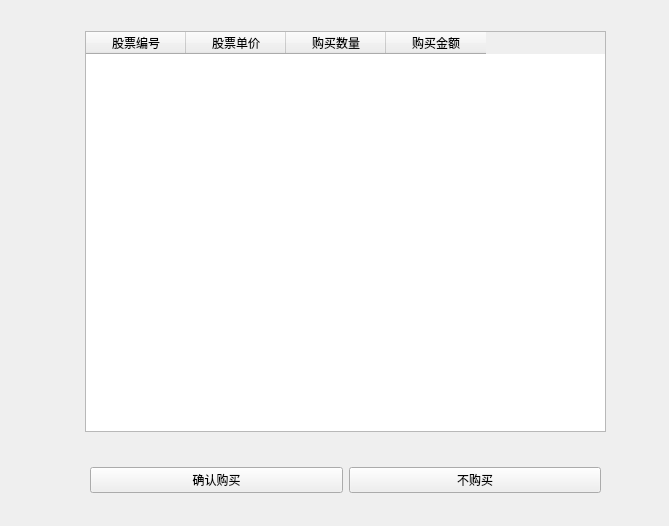
<?xml version="1.0" encoding="UTF-8"?>
<ui version="4.0">
 <class>recbuys</class>
 <widget class="QWidget" name="recbuys">
  <property name="geometry">
   <rect>
    <x>0</x>
    <y>0</y>
    <width>669</width>
    <height>526</height>
   </rect>
  </property>
  <property name="windowTitle">
   <string>推荐购买股票</string>
  </property>
  <widget class="QTableWidget" name="SrecommendTable">
   <property name="geometry">
    <rect>
     <x>85</x>
     <y>31</y>
     <width>521</width>
     <height>401</height>
    </rect>
   </property>
   <column>
    <property name="text">
     <string>股票编号</string>
    </property>
   </column>
   <column>
    <property name="text">
     <string>股票单价</string>
    </property>
   </column>
   <column>
    <property name="text">
     <string>购买数量</string>
    </property>
   </column>
   <column>
    <property name="text">
     <string>购买金额</string>
    </property>
   </column>
  </widget>
  <widget class="QWidget" name="gridLayoutWidget">
   <property name="geometry">
    <rect>
     <x>90</x>
     <y>440</y>
     <width>511</width>
     <height>80</height>
    </rect>
   </property>
   <layout class="QGridLayout" name="gridLayout">
    <item row="0" column="0">
     <widget class="QPushButton" name="btn_buy">
      <property name="text">
       <string>确认购买</string>
      </property>
     </widget>
    </item>
    <item row="0" column="1">
     <widget class="QPushButton" name="btn_unbuy">
      <property name="text">
       <string>不购买</string>
      </property>
     </widget>
    </item>
   </layout>
  </widget>
 </widget>
 <resources/>
 <connections/>
</ui>
